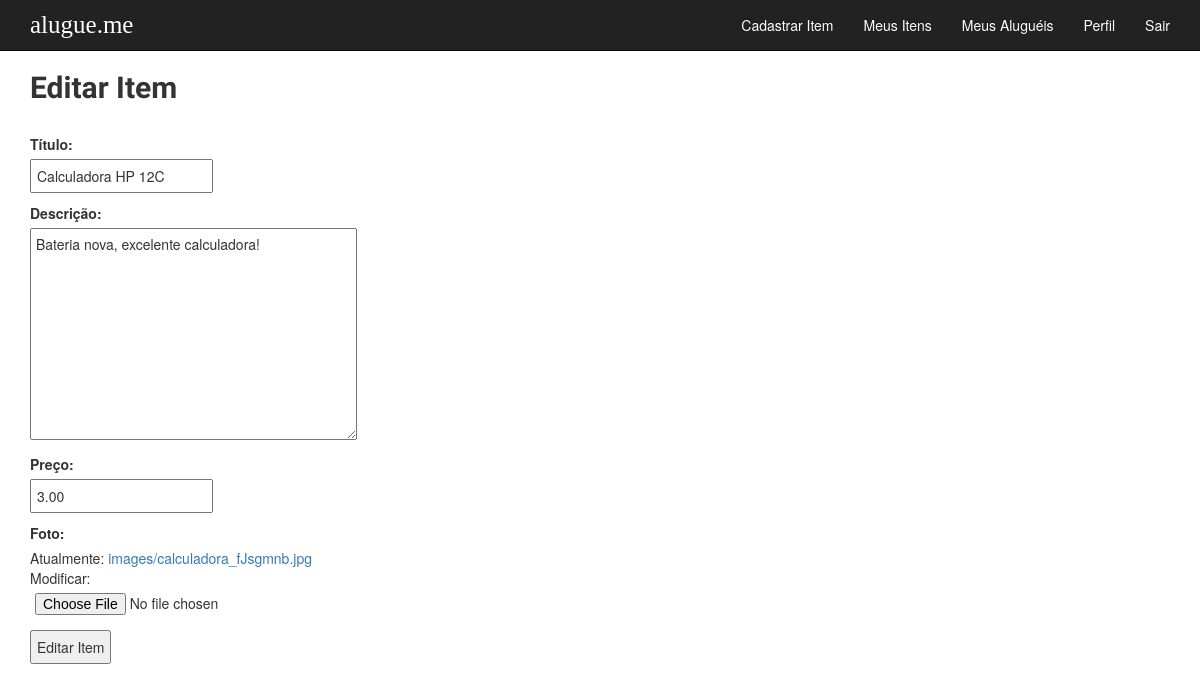
The page /items/1/edit/ (signed in) on the database its author committed.
### alugueme/models.py (models this page shows, shortened)
class Item(models.Model):
    AVAILABLE_STATUS = 1
    UNAVAILABLE_STATUS = 2
    STATUS_CHOICES = ((AVAILABLE_STATUS, 'Disponível'), (UNAVAILABLE_STATUS,
                                                         'Indisponível'), )
    title = models.CharField(max_length=60, verbose_name='Título')
    description = models.TextField(max_length=800, verbose_name='Descrição')
    published_date = models.DateTimeField(blank=True, null=True)
    owner = models.ForeignKey(User)
    price = models.DecimalField(
        max_digits=4,
        decimal_places=2,
        default=0,
        verbose_name='Preço',
        validators=[MinValueValidator(0)])
    image = models.ImageField(
        upload_to='images/',
        default='images/None/no-img.jpg',
        verbose_name='Foto')
    status = models.IntegerField(
        choices=STATUS_CHOICES, default=AVAILABLE_STATUS)

### alugueme/views.py (the view)
# urls.py: url(r'^items/(?P<pk>[0-9]+)/edit/$', views.item_edit, name='item_edit'),
@login_required(login_url='login')
def item_edit(request, pk):
    item = get_object_or_404(Item, pk=pk)
    if get_user(request) != item.owner:
        return redirect('index')
    if item.status == Item.UNAVAILABLE_STATUS:  # Item alugado
        messages.error(
            request,
            'Não é possível editar um item enquanto ele está com outra pessoa!'
        )
        return redirect('item_detail', pk=item.pk)
    if request.method == "POST":
        form = ItemForm(request.POST, request.FILES, instance=item)
        if form.is_valid():
            item = form.save(commit=False)
            item.owner = get_user(request)
            item.published_date = timezone.now()
            item.save()
            other_rent_requests = Rent.objects.filter(
                item=item, status=Rent.PENDING_STATUS)
            for rent_request in other_rent_requests:
                rent_request.status = Rent.CANCELLED_STATUS
                rent_request.save()
                send_templated_mail(
                    template_name='rent_canceled_item_edited',
                    from_email='alugueme@florescer.xyz',
                    recipient_list=[rent_get_user(request).email],
                    context={
                        'item': rent_request.item,
                        'first_name': rent_request.user.first_name,
                    })
            messages.success(request, 'Item alterado com sucesso!')
            return redirect('item_detail', pk=item.pk)
    else:
        item_rent_requests = Rent.objects.filter(
            item=item, status=Rent.PENDING_STATUS)
        form = ItemForm(instance=item)
        return render(request, 'alugueme/item_edit.html', {
            'form': form,
            'title': 'Editar Item',
            'item_rent_requests': item_rent_requests
        })
    return render(request, 'alugueme/item_edit.html',
                  {'form': form,
                   'title': 'Editar Item'})

### alugueme/forms.py
class ItemForm(forms.ModelForm):
    class Meta:
        model = Item
        fields = ('title', 'description', 'price', 'image')

### alugueme/templates/alugueme/item_edit.html (shortened to what this page needs)
{% extends 'alugueme/base.html' %}
{% block content %}
  <h2>{{ title }}</h2><br>
  <form method="post" enctype="multipart/form-data" id="new-item-form">
    {% for field in form %}
      <p>
        {{ field.label_tag }}<br>
        {{ field }}
      </p>
    {% endfor %}
    <button type="submit">{{ title }}</button>
  </form>
{% endblock %}

### alugueme/static/css/style.css (style rules this page uses)
button, input, select, textarea { padding: 5px; }
h1, h2, h3, h4, h5, h5 { font-family: 'PT Sans', sans-serif; font-weight: 700; }
#new-item-form input[type='number'] { -moz-appearance:textfield; }

### rows shown on the page
Item: form "Calculadora HP 12C" "Bateria nova, excelente calculadora!" "3.00"

### other values the page prints
{{ title }} "Editar Item"
{{ field.label_tag }} "Título:" "Descrição:" "Preço:" "Foto:"
